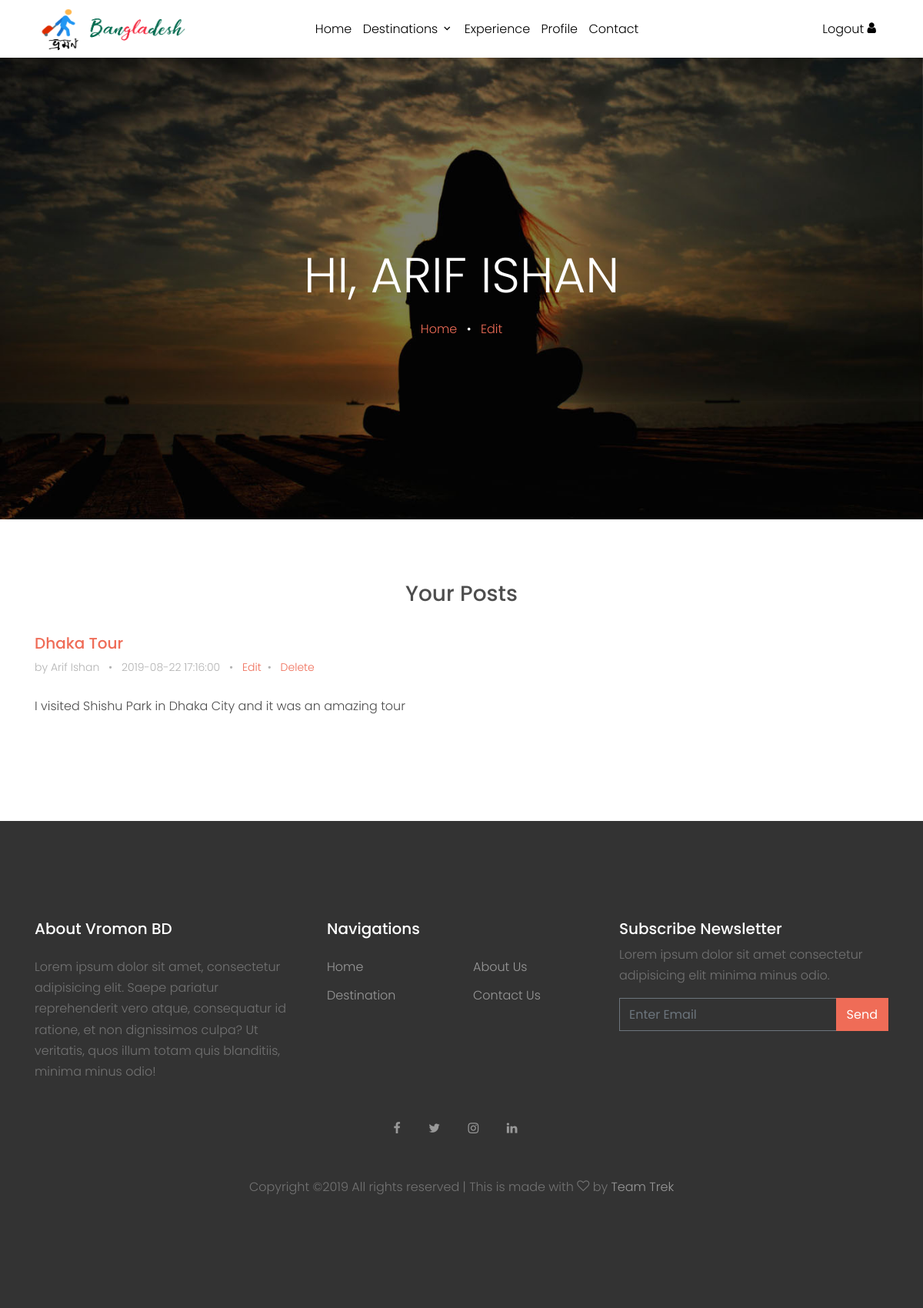
The app's page /profile.php (signed in), older data.
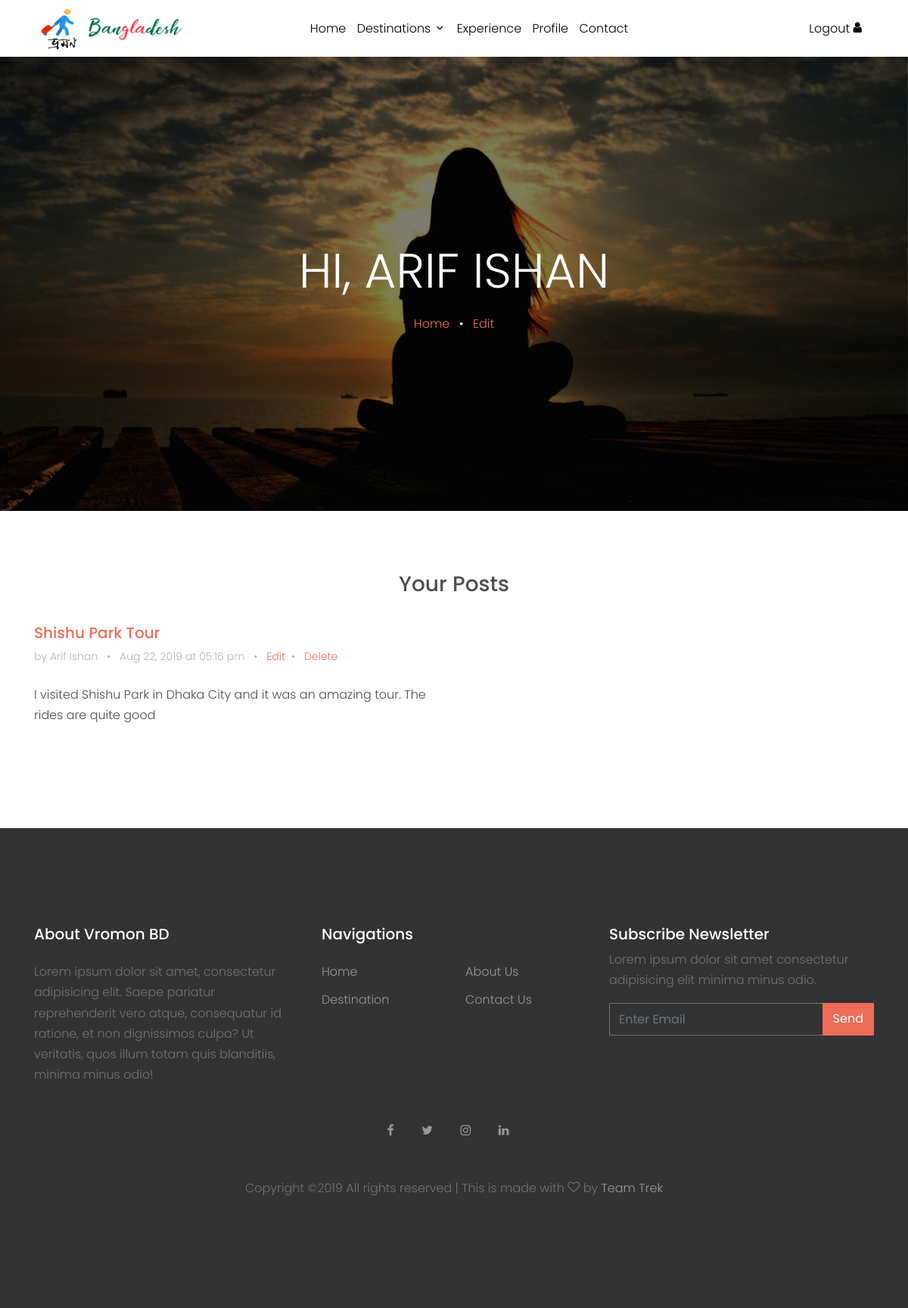
The same page, newer data.
### tables this page shows
CREATE TABLE `blogs` (
  `ID` int(11) NOT NULL,
  `UserID` int(11) NOT NULL,
  `Title` varchar(200) NOT NULL,
  `PlaceName` varchar(100) NOT NULL,
  `Description` text NOT NULL,
  `Tag` varchar(100) NOT NULL,
  `DateTime` varchar(30) NOT NULL
);

### profile.php (the view, shortened to what this page needs)
<?php
    include "zzz-dbConnect.php";
  ?>
<!DOCTYPE html>
<html lang="en">
  <head>
    <link rel="stylesheet" href="fonts/icomoon/style.css">
    <link rel="stylesheet" href="css/bootstrap.min.css">
    <link rel="stylesheet" href="css/magnific-popup.css">
    <link rel="stylesheet" href="css/jquery-ui.css">
    <link rel="stylesheet" href="css/owl.carousel.min.css">
    <link rel="stylesheet" href="css/owl.theme.default.min.css">
    <link rel="stylesheet" href="css/bootstrap-datepicker.css">
    <link rel="stylesheet" href="fonts/flaticon/font/flaticon.css">
    <link rel="stylesheet" href="https://cdn.jsdelivr.net/npm/mediaelement@4.2.7/build/mediaelementplayer.min.css">
    <link rel="stylesheet" href="css/aos.css">
    <link rel="stylesheet" href="css/style.css">
  </head>
  <body>
    <div class="site-wrap">
      <?php include'zzz-header.php';?>
      <div class="site-blocks-cover inner-page-cover" style="background-image: url(images/profile.jpg);" data-aos="fade" data-stellar-background-ratio="0.5">
        <div class="container">
          <div class="row align-items-center justify-content-center text-center">
            <div class="col-md-8" data-aos="fade-up" data-aos-delay="400">
              <h1 class="text-white font-weight-light"><?php
                  if( isset($_SESSION['ID'])) {
                    echo 'Hi, '. $_SESSION['firstname'].' '.$_SESSION['lastname'];
                    }
                  else{
                    echo "Please Login To View Your Profile";
                  }
               ?></h1>
              <div>
                <a href="index">Home</a> <span class="mx-2 text-white">&bullet;</span> <a href="edit_profile">Edit</a>
              </div>
            </div>
          </div>
        </div>
      </div>
      <div class="site-section">
        <div class="container">
          <div class="row mb-3 align-items-stretch">
            <?php
            $sql="SELECT * FROM blogs WHERE UserID = ". $_SESSION['ID'];
            $result= mysqli_query($link, $sql);
            $count = mysqli_num_rows($result);
            if($count>0){
              ?>
              <div class="col-12 text-center">
                <div class='h-entry'>
                  <h3 class="font-size-regular">Your Posts</h3><br>
                </div>
              </div>
              <?php
              while ($row = mysqli_fetch_array($result)) {?>
                <div class="col-md-6 col-lg-6 mb-4 mb-lg-4">
              <div class="h-entry">
                <h2 class="font-size-regular"><a href="blog?postID=<?php echo $row['ID']?>&postName=<?php echo $row['Title']?>"><?php echo $row['Title']?></a></h2>
                <div class="meta mb-4">by <?php echo $_SESSION['firstname'].' '.$_SESSION['lastname']?> <span class="mx-2">&bullet;</span> <?php echo $row['DateTime'];?> <span class="mx-2">&bullet;</span> <a href="edit_post?postID=<?php echo $row['ID']?>">Edit</a><span class="mx-2">&bullet;</span> <a href=#>Delete</a></div>
                <p><?php echo $row['Description']?></p>
                </div>
            </div>
            <?php
              }
            }
            ?>
          </div>
        </div>
      </div>
      <?php include "zzz-footer.php";?>
    </div>
  </body>
</html>

### zzz-header.php (shortened to what this page needs)
<header class="site-navbar py-1" role="banner">
    <div class="container">
        <div class="row align-items-center">
            <div class="col-6 col-xl-2">
                <a href="index" class="text-black h2 mb-0"><img src="images\vromonBD.png" width="200px" height="60px"></a>
            </div>
            <div class="col-10 col-md-8 d-none d-xl-block">
                <nav class="site-navigation position-relative text-right text-lg-center" role="navigation">
                    <ul class="site-menu js-clone-nav mx-auto d-none d-lg-block">
                        <li>
                            <a href="index">Home</a>
                        </li>
                        <li class="has-children">
                            <a href="destination">Destinations</a>
                        </li>
                        <li><a href="experience">Experience</a></li>
                        <?php
                        if(isset($_SESSION['ID'])){?>
                            <li><a href="profile">Profile</a></li>
                        <?php } ?>
                        <li><a href="contact">Contact</a></li>
                    </ul>
                </nav>
            </div>
            <div class="col-6 col-xl-2 text-right">
                <div class="d-none d-xl-inline-block">
                    <ul class="site-menu js-clone-nav ml-auto list-unstyled d-flex text-right mb-0" data-class="social">
                        <li>
                            <?php if(!isset($_SESSION['ID'])) {?>
                                <a href="login" class="pl-0 pr-3 text-black">Login / SignUp <span class="icon-user"></span></a>
                            <?php } else {?>
                                <a href="logout" class="pl-0 pr-3 text-black">Logout <span class="icon-user"></span></a>
                            <?php } ?>
                        </li>
                    </ul>
                </div>
            </div>
        </div>
    </div>
</header>

### zzz-footer.php
<footer class="site-footer">
      <div class="container">
        <div class="row">
          <div class="col-lg-4">
            <div class="mb-5">
              <h3 class="footer-heading mb-4">About Vromon BD</h3>
              <p>Lorem ipsum dolor sit amet, consectetur adipisicing elit. Saepe pariatur reprehenderit vero atque, consequatur id ratione, et non dignissimos culpa? Ut veritatis, quos illum totam quis blanditiis, minima minus odio!</p>
            </div>
          </div>
          <div class="col-lg-4 mb-5 mb-lg-0">
            <div class="row mb-5">
              <div class="col-md-12">
                <h3 class="footer-heading mb-4">Navigations</h3>
              </div>
              <div class="col-md-6 col-lg-6">
                <ul class="list-unstyled">
                  <li><a href="index.php">Home</a></li>
                  <li><a href="destination.php">Destination</a></li>
                </ul>
              </div>
              <div class="col-md-6 col-lg-6">
                <ul class="list-unstyled">
                  <li><a href="about.php">About Us</a></li>
                  <li><a href="contact.php">Contact Us</a></li>
                </ul>
              </div>
            </div>
          </div>
          <div class="col-lg-4 mb-5 mb-lg-0">
            <div class="mb-5">
              <h3 class="footer-heading mb-2">Subscribe Newsletter</h3>
              <p>Lorem ipsum dolor sit amet consectetur adipisicing elit minima minus odio.</p>
              <form action="#" method="post">
                <div class="input-group mb-3">
                  <input type="text" class="form-control border-secondary text-white bg-transparent" placeholder="Enter Email" aria-label="Enter Email" aria-describedby="button-addon2">
                  <div class="input-group-append">
                    <button class="btn btn-primary text-white" type="button" id="button-addon2">Send</button>
                  </div>
                </div>
              </form>
            </div>
          </div>
        </div>
        <div class="row text-center">
          <div class="col-md-12">
            <div class="mb-5">
              <a href="#" class="pl-0 pr-3"><span class="icon-facebook"></span></a>
              <a href="#" class="pl-3 pr-3"><span class="icon-twitter"></span></a>
              <a href="#" class="pl-3 pr-3"><span class="icon-instagram"></span></a>
              <a href="#" class="pl-3 pr-3"><span class="icon-linkedin"></span></a>
            </div>
            <p>
            Copyright &copy;<script>document.write(new Date().getFullYear());</script> All rights reserved | This is made with <i class="icon-heart-o" aria-hidden="true"></i> by <a href="https://google.com" target="_blank" >Team Trek</a>
            </p>
          </div>
        </div>
      </div>
    </footer>

### css/style.css (style rules this page uses)
body { line-height: 1.7; color: #4d4d4d; font-weight: 300; font-size: 1rem; }
a { -webkit-transition: .3s all ease; -o-transition: .3s all ease; transition: .3s all ease; }
h1, h2, h3, h4, h5, .h1, .h2, .h3, .h4, .h5 { font-family: "Poppins", -apple-system, BlinkMacSystemFont, "Segoe UI", Roboto, "Helvetica Neue", Arial, sans-serif, "Apple Color Emoji", "Segoe UI Emoji", "Segoe UI Symbol", "Noto Color Emoji"; }
.text-black { color: #000 !important; }
.site-wrap:before { -webkit-transition: .3s all ease-in-out; -o-transition: .3s all ease-in-out; transition: .3s all ease-in-out; background: rgba(0, 0, 0, 0.6); content: ""; position: absolute; z-index: 2000; top: 0; left: 0; right: 0; bottom: 0; opacity: 0; visibility: hidden; }
.btn { border-radius: 0; }
.btn.btn-primary { border: 2px solid transparent; }
.form-control { height: 43px; border-radius: 0; }
.site-section { padding: 2.5em 0; }
@media (min-width: 768px) { .site-section { padding: 5em 0; } }
.site-footer { padding: 4em 0; background: #333333; }
@media (min-width: 768px) { .site-footer { padding: 8em 0; } }
.site-footer p { color: #737373; }
.site-footer h2, .site-footer h3, .site-footer h4, .site-footer h5 { color: #fff; }
.site-footer a { color: #999999; }
.site-footer ul li { margin-bottom: 10px; }
.site-footer .footer-heading { font-size: 20px; color: #fff; }
.site-navbar { margin-bottom: 0px; z-index: 1999; position: relative; }
.site-navbar .site-navigation .site-menu { margin-bottom: 0; }
.site-navbar .site-navigation .site-menu a { text-decoration: none !important; display: inline-block; }
.site-navbar .site-navigation .site-menu>li { display: inline-block; padding: 10px 5px; }
.site-navbar .site-navigation .site-menu>li>a { padding: 10px 0px; color: #000; text-decoration: none !important; }
.site-navbar .site-navigation .site-menu .has-children { position: relative; }
.site-navbar .site-navigation .site-menu .has-children>a { position: relative; padding-right: 20px; }
.site-navbar .site-navigation .site-menu .has-children>a:before { position: absolute; content: "\e313"; font-size: 16px; top: 50%; right: 0; -webkit-transform: translateY(-50%); -ms-transform: translateY(-50%); transform: translateY(-50%); font-family: 'icomoon'; }
.site-mobile-menu .site-nav-wrap { padding: 0; margin: 0; list-style: none; position: relative; }
.site-mobile-menu .site-nav-wrap a { padding: 10px 20px; display: block; position: relative; color: #212529; }
.site-mobile-menu .site-nav-wrap li { position: relative; display: block; }
.site-mobile-menu .site-nav-wrap>li { display: block; position: relative; float: left; width: 100%; }
.site-mobile-menu .site-nav-wrap>li>a { padding-left: 20px; font-size: 20px; }
.site-mobile-menu .site-nav-wrap[data-class="social"] { float: left; width: 100%; margin-top: 30px; padding-bottom: 5em; }
.site-mobile-menu .site-nav-wrap[data-class="social"]>li { width: auto; }
.site-mobile-menu .site-nav-wrap[data-class="social"]>li:first-child a { padding-left: 15px !important; }
.site-blocks-cover { background-size: cover; background-repeat: no-repeat; background-position: top; background-position: center center; }
.site-blocks-cover, .site-blocks-cover .row { min-height: 600px; height: calc(100vh - 73px); }
.site-blocks-cover.inner-page-cover, .site-blocks-cover.inner-page-cover .row { min-height: 600px; height: calc(30vh); }
.site-blocks-cover h1 { text-transform: uppercase; font-size: 4rem; font-weight: 900; color: #fff; line-height: 1.5; }
.h-entry .meta { color: #b3b3b3; font-size: 14px; }
.h-entry h2 { font-size: 20px; }

Row changes from the older to the newer data that the page shows:
changed blogs: Title "Dhaka Tour" → "Shishu Park Tour"; DateTime "2019-08-22 17:16:00" → "Aug 22, 2019 at 05:16 pm"; Description "I visited Shishu Park in Dhaka City and it was an amazing tour" → "I visited Shishu Park in Dhaka City and it was an amazing tour. The rides are quite good"
